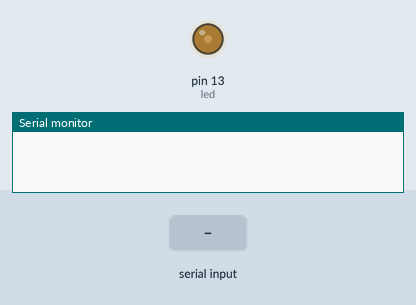
The sketch below on a simulated Arduino Uno, built with avr-gcc and run on an emulated ATmega328P. Shown: output pins drawn as LEDs (lit = HIGH), the last lines printed to the serial monitor. The test bench sets the inputs (shaded band).

Above: at 1.2 s.
1.3 s: "90,45\n" received over Serial
At 2.0 s:
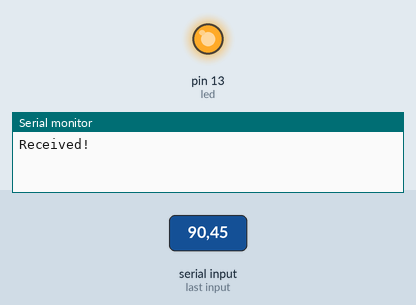
At 2.9 s:
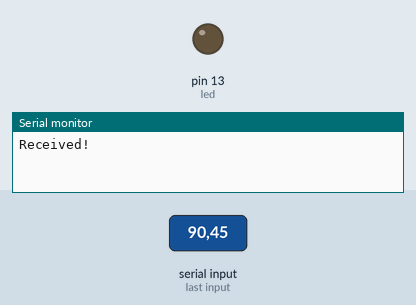
4.3 s: "200\n" received over Serial
7.3 s: "30,150\n" received over Serial
Timing chart, 0 to 10.6 s (numbered marks = the images above; inputs shaded):
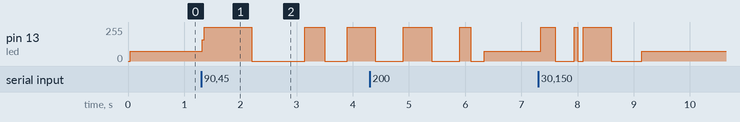

Measured:
- after the input at 1.3 s, pin 13 (led): goes 255/255 0.88 s, 0/255 0.94 s, 255/255 0.36 s, 0/255 0.40 s, then 255/255, starting at once

The sketch:

readBlink.ino
```cpp
//Blinks led proportional to input
int bl;
const int led = LED_BUILTIN;
void setup()
{
    Serial.begin(9600);
    pinMode(led, OUTPUT);
}

void loop()
{
    if(Serial.available())
    {
        char ch = Serial.read();
        if(ch >= '0' && ch <= '9')
        {
          bl = ch - '0';
          bl *= 100;
          Serial.println("Received!");
        }
    }

    blink();
}

void blink()
{
    digitalWrite(led, HIGH);
    delay(bl);
    digitalWrite(led, LOW);
    delay(bl);
}
```
